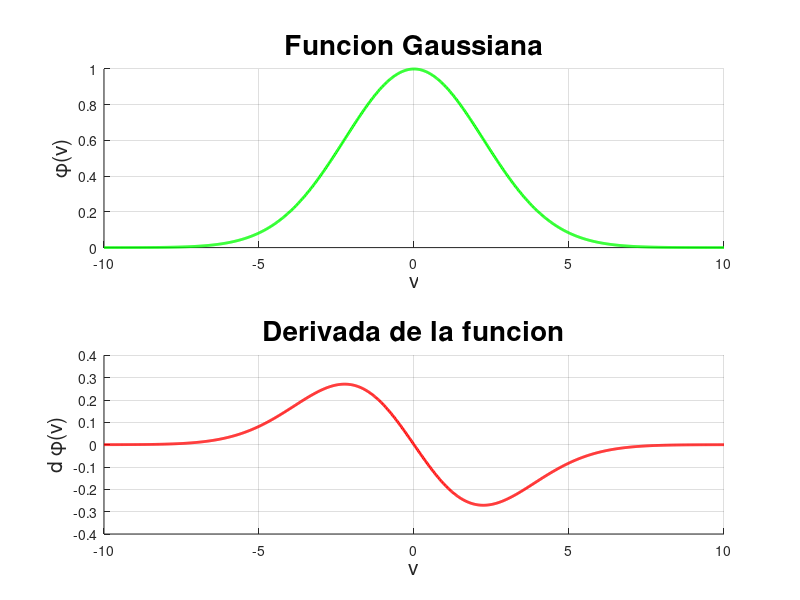

Reproduce this figure in MATLAB.
% Ian Mu;oz Nu;ez - Funcion 'Gaussiana'

close all
clear
clc

v = linspace(-10, 10, 1000); % Variable independiente

A = 1; % Parametro que determina la magnitud de la funcion
B = 0.1; % Parametro que determina el ancho de la funcion
y = A*exp(-B*v.^2); % Funcion o variable dependiente
dy = -2*A*B*v.*exp(-B*v.^2); % Derivada de la funcion

figure(1)

subplot(2,1,1)
hold on
grid on

plot(v, y, 'g-', 'LineWidth', 2)
title("Funcion Gaussiana", 'FontSize', 20)
xlabel('v', 'FontSize', 15)
ylabel('\phi(v)', 'FontSize', 15)

subplot(2,1,2)
hold on
grid on

plot(v, dy, 'r-', 'LineWidth', 2)
title("Derivada de la funcion", 'FontSize', 20)
xlabel('v', 'FontSize', 15)
ylabel('d \phi(v)', 'FontSize', 15)

